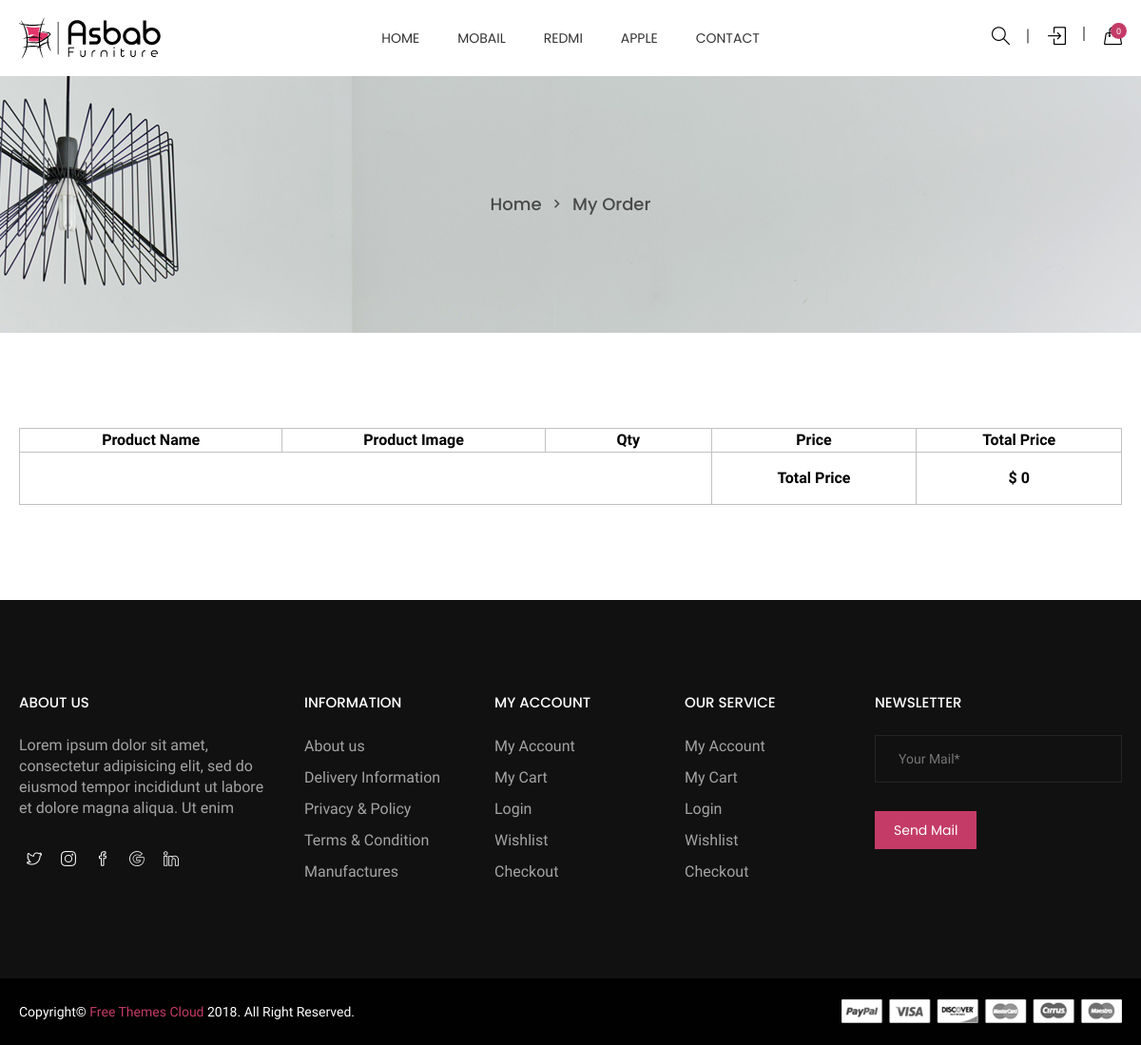
/myorder_details.php, run on the app's committed database.
### tables this page shows
CREATE TABLE `categories` (
  `id` int(111) NOT NULL,
  `categories` varchar(255) NOT NULL,
  `status` tinyint(4) NOT NULL,
  `pid` int(11) NOT NULL
);

### add_to_cart.inc.php (called while the page is built, shortened)
<?php
class add_to_cart
{
    function totalProduct()
    {
        if (isset($_SESSION['cart'])) {
            return count($_SESSION['cart']);
        } else {
            return 0;
        }
    }
}

### top-inc.php (the view, shortened to what this page needs)
<?php
require_once("./inc/connection.inc.php");
require_once("./add_to_cart.inc.php");
$cat_res = mysqli_query($con, "SELECT * FROM categories WHERE status=1");
$cat_arr = array();
while ($row = mysqli_fetch_assoc($cat_res)) {
    $cat_arr[] = $row;
}
$obj = new add_to_cart();
$totalProduct = $obj->totalProduct();
?>
<!doctype html>
<html class="no-js" lang="en">
<head>
    <link rel="stylesheet" href="css/bootstrap.min.css">
    <link rel="stylesheet" href="css/owl.carousel.min.css">
    <link rel="stylesheet" href="css/owl.theme.default.min.css">
    <link rel="stylesheet" href="css/core.css">
    <link rel="stylesheet" href="css/shortcode/shortcodes.css">
    <link rel="stylesheet" href="style.css">
    <link rel="stylesheet" href="css/responsive.css">
    <link rel="stylesheet" href="css/custom.css">
</head>
<body>
    <div class="wrapper">
        <header id="htc__header" class="htc__header__area header--one">
            <div id="sticky-header-with-topbar" class="mainmenu__wrap sticky__header">
                <div class="container">
                    <div class="row">
                        <div class="menumenu__container clearfix">
                            <div class="col-lg-2 col-md-2 col-sm-3 col-xs-5">
                                <div class="logo">
                                    <a href="index.php"><img src="images/logo/4.png" alt="logo images"></a>
                                </div>
                            </div>
                            <div class="col-md-7 col-lg-8 col-sm-5 col-xs-3">
                                <nav class="main__menu__nav hidden-xs hidden-sm">
                                    <ul class="main__menu">
                                        <li class="drop"><a href="index.php">Home</a></li>
                                        <?php foreach ($cat_arr as $list) { ?>
                                            <li class="drop"><a href="categories.php?id=<?php echo $list['id'] ?>"><?php echo $list['categories'] ?></a>
                                            </li>
                                        <?php } ?>
                                        <li><a href="contact.php">contact</a></li>
                                    </ul>
                                </nav>
                            </div>
                            <div class="col-md-3 col-lg-2 col-sm-4 col-xs-4">
                                <div class="header__right">
                                    <div class="header__search search search__open">
                                        <a class="a_line" title="Search" href="#"><i class="icon-magnifier icons"></i></a>
                                    </div>
                                    <div class="header__account">
                                        <?php if (isset($_SESSION['USER_LOGIN'])) {
                                        ?>
                                            <ul class="main__menu ">
                                                <li class="drop"><a class="a_line_before" href="#"><i class="icon-user "></i></a>
                                                    <ul class="dropdown">
                                                        <li><a href="./wishlist.php"> wishlist &nbsp;<i class="icon-heart icons"></i></a></li>
                                                        <li><a href="./myorder.php"> My Order &nbsp;<i class="icon-basket-loaded"></i></a></li>
                                                        <li><a href="./profile.php"> Profile &nbsp;<i class="icon-user"></i></a></li>
                                                        <li><a href="./logout.php">Log Out &nbsp; <i class="icon-logout icons"></i></a></li>
                                                    </ul>
                                                </li>
                                            </ul>
                                        <?php
                                        } else {
                                        ?>
                                            <a class="a_line" title="Login/Register" href="./login2nd.php"><i class="icon-login icons"></i></a>
                                        <?php } ?>
                                    </div>
                                    <div class="htc__shopping__cart">
                                        <a class="" href="./cart.php"><i class="icon-handbag icons"></i></a>
                                        <a title="Cart" href="./cart.php"><span class="htc__qua"><?php echo $totalProduct ?></span></a>
                                    </div>
                                </div>
                            </div>
                        </div>
                    </div>
                </div>
            </div>
        </header>

### css/shortcode/default.css (style rules this page uses)
*, h1, h2, h3, h4, h5, h6, p, ul, a { margin: 0; padding: 0; }
html { font-size: 100%; }
body { font-family: 'Old Standard TT', serif; color: #666666; font-weight: 400; font-size: 14px; line-height: 24px; -webkit-font-smoothing: antialiased; -moz-osx-font-smoothing: grayscale; }
ul, ol { list-style: none; }
a { color: #333; }
body { overflow-x: hidden; }
a, .btn { transition: all 0.3s ease-out 0s; }
img, .img { max-width: 100%; transition: all 0.3s ease-out 0s; }
p + img, img:last-child { margin-bottom: 0; }
body { background: #fff; }

### css/shortcode/header.css (style rules this page uses)
.main__menu { display: flex; justify-content: center; }
.main__menu>li>a { color: #333333; display: block; font-size: 14px; height: 80px; line-height: 80px; position: relative; text-transform: uppercase; font-family: 'Poppins', sans-serif; }
.main__menu li { position: relative; margin: 0 20px; }
.logo a { display: block; }
.header__right { display: flex; justify-content: flex-end; height: 80px; align-items: center; }
.header__search a i { color: #000000; font-size: 19px; position: relative; }
.htc__shopping__cart { position: relative; }
.htc__shopping__cart a span.htc__qua { background: #c43b68; border-radius: 100%; color: #fff; font-size: 9px; height: 17px; line-height: 19px; position: absolute; right: -5px; text-align: center; top: -4px; width: 17px; }
.header__search a { padding-right: 20px; position: relative; margin-right: 20px; }
.header__search a::before { background: #898989; content: ""; height: 15px; position: absolute; right: 0; top: 50%; -webkit-transform: translateY(-70%); transform: translateY(-70%); width: 2px; }
.header__account a { color: #000; font-size: 19px; margin-right: 20px; padding-right: 20px; position: relative; }
.header__account .a_line::before { background: #898989 none repeat scroll 0 0; content: ""; height: 15px; position: absolute; right: 0; top: 0; width: 2px; }
.main__menu li.drop { position: relative; }
.logo { align-items: center; display: flex; height: 80px; justify-content: flex-start; }

### data on the page
categories: categories "MOBAIL"
categories: categories "REDMI"
categories: categories "APPLE"

### other printed values
$totalProduct "0"
$total_price - $coupon_value "0"
